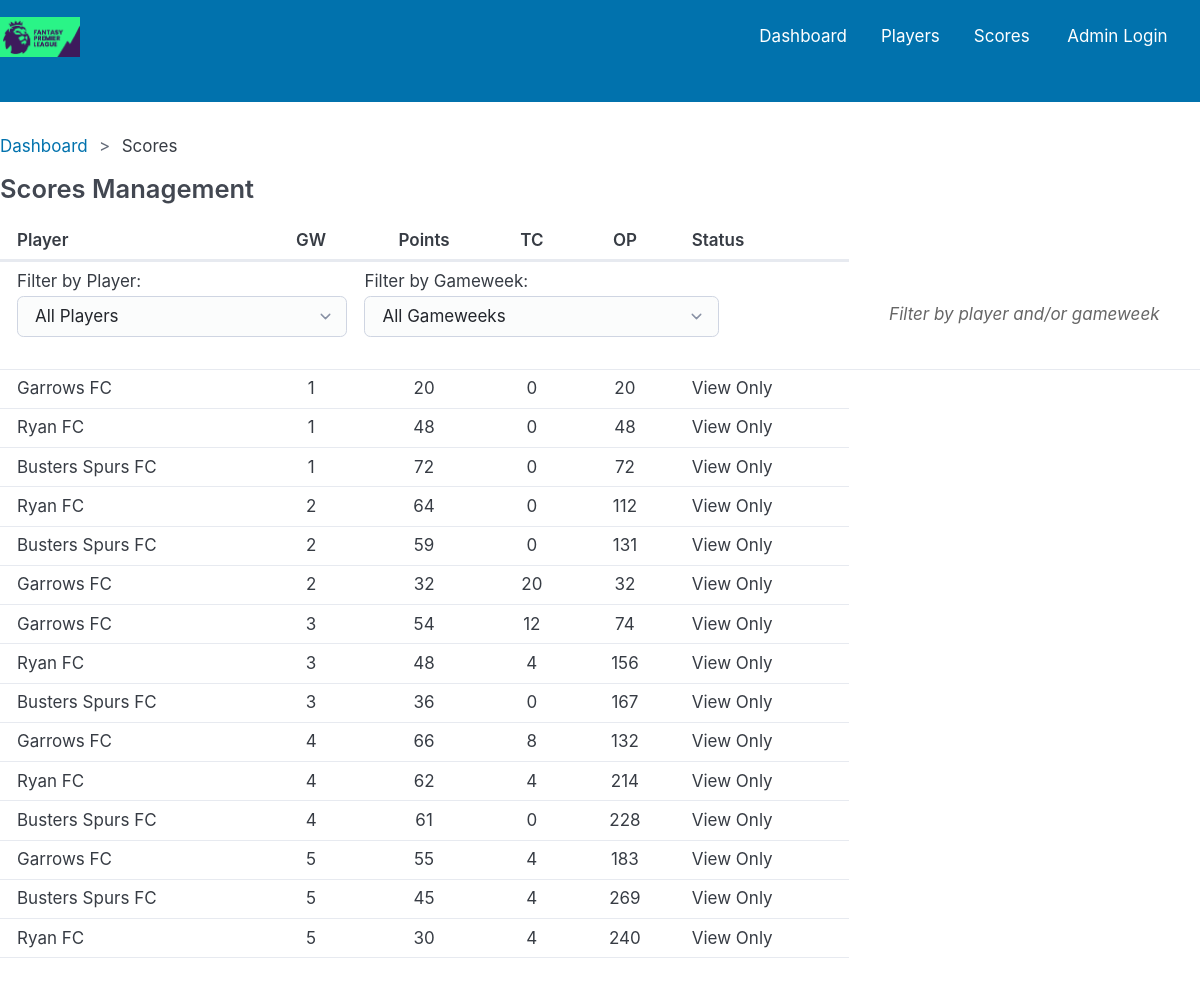
Before: /scores with the older database file.
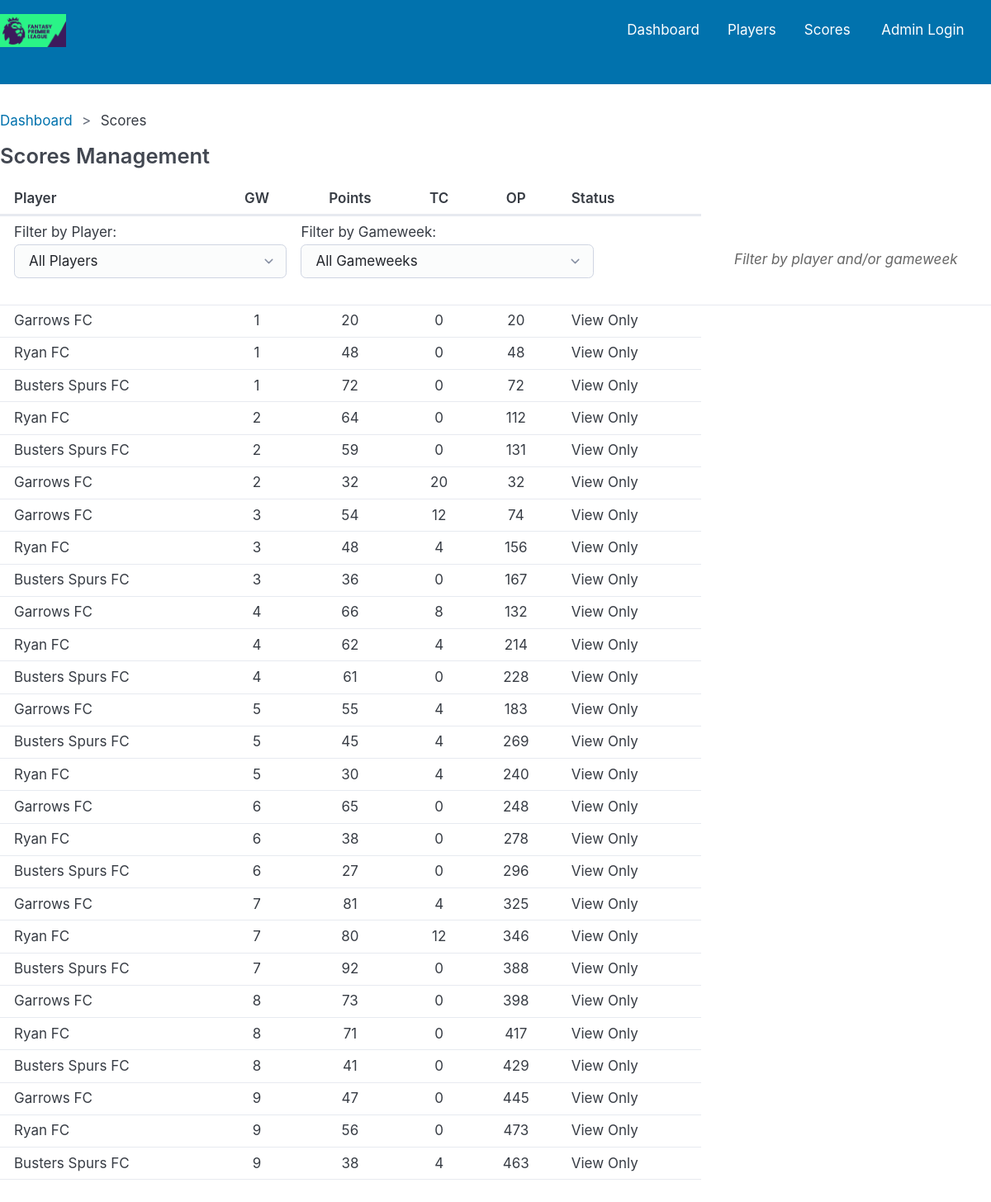
After: the same page with the newer database file.
### models.py (models this page shows)
class Score(SQLModel, table=True):
    __tablename__ = "scores"
    id: int | None = Field(default=None, primary_key=True)
    player_id: int = Field(foreign_key="players.id")
    gameweek: int = Field(
        sa_column=Column(Integer, CheckConstraint("gameweek >= 1 AND gameweek <= 38"))
    )
    week_points: int = Field(
        sa_column=Column(Integer, CheckConstraint("week_points >= 0"))
    )
    week_cost: int = Field(sa_column=Column(Integer, CheckConstraint("week_cost >= 0")))
    overall_points: int = Field(
        sa_column=Column(Integer, CheckConstraint("overall_points >= 0")), default=0
    )
    player: Player = Relationship(back_populates="scores")
    model_config = ConfigDict(from_attributes=True)

class Player(SQLModel, table=True):
    __tablename__ = "players"
    id: int | None = Field(default=None, primary_key=True)
    name: str
    team: str
    scores: list["Score"] = Relationship(back_populates="player")
    model_config = ConfigDict(from_attributes=True)

### main.py (the view)
@app.get("/scores")
def scores(
    request: Request,
    session: Session = session,
    player_id: Optional[str] = Query(None),
    gameweek: Optional[str] = Query(None),
):
    query = select(Score)
    player_id_int = None
    gameweek_int = None
    if player_id and player_id.strip():
        try:
            player_id_int = int(player_id)
            query = query.where(Score.player_id == player_id_int)
        except ValueError:
            pass  # Ignore invalid integers
    if gameweek and gameweek.strip():
        try:
            gameweek_int = int(gameweek)
            query = query.where(Score.gameweek == gameweek_int)
        except ValueError:
            pass  # Ignore invalid integers
    scores = session.exec(query).all()
    players = session.exec(select(Player)).all()
    all_scores = session.exec(select(Score)).all()
    gameweeks = [s.gameweek for s in all_scores] if all_scores else [0]
    max_gameweek = max(gameweeks) if gameweeks else 0
    next_gameweek = max_gameweek + 1
    context = {
        "request": request,
        "scores": scores,
        "players": players,
        "max_gameweek": max_gameweek,
        "next_gameweek": next_gameweek,
        "title": "Scores",
        "player_id": player_id_int,
        "gameweek": gameweek_int,
    }
    context = add_auth_context(request, context)
    return templates.TemplateResponse(request, "scores.html", context)

### templates/scores.html (shortened to what this page needs)
{% extends 'base.html' %}
{% block content %}
<nav aria-label="breadcrumb">
  <ul>
    <li><a href="/">Dashboard</a></li>
    <li>Scores</li>
  </ul>
</nav>
<section>
  <h3>Scores Management</h3>
  <div class="table-container">
    <table class="scores-table">
      <thead>
        <tr>
          <th>Player</th>
          <th>GW</th>
          <th>Points</th>
          <th>TC</th>
          <th>OP</th>
          {% if is_admin %}
          <th>Actions</th>
          {% else %}
          <th>Status</th>
          {% endif %}
        </tr>
      </thead>
      <tbody>
        <tr>
          <td colspan="6">
            <form method="get" action="/scores" style="display: flex; gap: 1rem; align-items: center;">
              <label>
                Filter by Player:
                <select name="player_id" onchange="this.form.submit()">
                  <option value="">All Players</option>
                </select>
              </label>
              <label>
                Filter by Gameweek:
                <select name="gameweek" onchange="this.form.submit()">
                  <option value="">All Gameweeks</option>
                </select>
              </label>
            </form>
          </td>
          <td colspan="4" style="text-align: center; font-style: italic; color: #666;">
            Filter by player and/or gameweek
          </td>
        </tr>
        {% for score in scores %}
        <tr>
          <td>{{ score.player.team }}</td>
          <td>{{ score.gameweek }}</td>
          <td>{{ score.week_points }}</td>
          <td>{{ score.week_cost }}</td>
          <td>{{ score.overall_points }}</td>
          <td>
            {% if is_admin %}
            <div class="action-buttons">
              <button class="primary"
                onclick="editScore('{{ score.id }}', '{{ score.player.id }}', '{{ score.gameweek }}', '{{ score.week_points }}', '{{ score.week_cost }}')">
                Edit
              </button>
              <form method="post" action="/scores/{{ score.id }}/delete"
                onsubmit="return confirm('Are you sure you want to delete this score?')">
                <button type="submit" class="secondary">
                  Delete
                </button>
              </form>
            </div>
            {% else %}
            <span class="text-muted">View Only</span>
            {% endif %}
          </td>
        </tr>
        {% endfor %}
      </tbody>
    </table>
  </div>
</section>
{% endblock %}

### templates/base.html (shortened to what this page needs)
<!DOCTYPE html>
<html lang="en">
<head>
  <link rel="stylesheet" href="{{url_for('static', path='/pico.min.css')}}">
  <link rel="stylesheet" href="{{url_for('static', path='/pico_custom.css')}}">
  <link rel="stylesheet" href="{{url_for('static', path='/styles.css')}}">
</head>
<body>
  <header>
    <nav>
      <ul>
        <li id="logo"><a href="{{ url_for('dashboard') }}"><img src="{{ url_for('static', path='/logo.png') }}"
              alt="FPL Dashboard" style="height: 40px;"></a></li>
      </ul>
      <div id="mobile-menu" class="mobile-menu-content">
        <ul class="main-menu">
          <li><a href="{{ url_for('dashboard') }}">Dashboard</a></li>
          <li><a href="/players">Players</a></li>
          <li><a href="/scores">Scores</a></li>
        </ul>
        <ul class="auth-menu">
          {% if is_admin %}
          <li><small class="primary-color">Welcome, {{ current_user }}!</small></li>
          <li><button onclick="logout()" class="secondary outline">Logout</button></li>
          {% else %}
          <li><button onclick="login()" class="outline">Admin Login</button></li>
          {% endif %}
        </ul>
      </div>
    </nav>
  </header>
  <main>
    {% block content %}
    {% endblock %}
  </main>
</body>
</html>

### static/pico_custom.css (style rules this page uses)
:root { --pico-font-family-sans-serif: Inter, system-ui, "Segoe UI", Roboto, Oxygen, Ubuntu, Cantarell, Helvetica, Arial, "Helvetica Neue", sans-serif, var(--pico-font-family-emoji); --pico-font-size: 100%; --pico-line-height: 1.25; --pico-form-element-spacing-vertical: 0.5rem; --pico-form-element-spacing-horizontal: 1.0rem; --pico-border-radius: 0.375rem; }
@media (min-width: 576px) { :root { --pico-font-size: 100%; } }
@media (min-width: 768px) { :root { --pico-font-size: 100%; } }
@media (min-width: 1024px) { :root { --pico-font-size: 106.25%; } }
h1, h2, h3, h4, h5, h6 { --pico-font-weight: 600; }
.scores-table td:nth-child(2), .scores-table td:nth-child(3), .scores-table td:nth-child(4), .scores-table td:nth-child(5) { text-align: center; }
.scores-table th:nth-child(2), .scores-table th:nth-child(3), .scores-table th:nth-child(4), .scores-table th:nth-child(5) { text-align: center; }
.mobile-menu-content { display: flex; align-items: center; gap: 2rem; }
.mobile-menu-content .main-menu, .mobile-menu-content .auth-menu { display: flex; align-items: center; gap: 1rem; }
@media (min-width: 1200px) { table { font-size: 1rem; } }
.auth-menu { color: var(--pico-primary-color); }

### static/styles.css (style rules this page uses)
header { background-color: var(--pico-primary-background); color: var(--pico-primary-inverse) !important; text-align: center; height: 6rem; margin-top: 0 !important; padding-top: 0 !important; }
header ul li a, button { color: var(--pico-primary-inverse) !important; }
.main-menu { display: flex; justify-content: space-evenly; width: 60%; }

Changed rows visible on the page:
added Score: player.team "Garrows FC", gameweek "6", week_points "65", week_cost "0", overall_points "248"
added Score: player.team "Ryan FC", gameweek "6", week_points "38", week_cost "0", overall_points "278"
added Score: player.team "Busters Spurs FC", gameweek "6", week_points "27", week_cost "0", overall_points "296"
added Score: player.team "Garrows FC", gameweek "7", week_points "81", week_cost "4", overall_points "325"
added Score: player.team "Ryan FC", gameweek "7", week_points "80", week_cost "12", overall_points "346"
added Score: player.team "Busters Spurs FC", gameweek "7", week_points "92", week_cost "0", overall_points "388"
added Score: player.team "Garrows FC", gameweek "8", week_points "73", week_cost "0", overall_points "398"
added Score: player.team "Ryan FC", gameweek "8", week_points "71", week_cost "0", overall_points "417"
added Score: player.team "Busters Spurs FC", gameweek "8", week_points "41", week_cost "0", overall_points "429"
added Score: player.team "Garrows FC", gameweek "9", week_points "47", week_cost "0", overall_points "445"
added Score: player.team "Ryan FC", gameweek "9", week_points "56", week_cost "0", overall_points "473"
added Score: player.team "Busters Spurs FC", gameweek "9", week_points "38", week_cost "4", overall_points "463"
